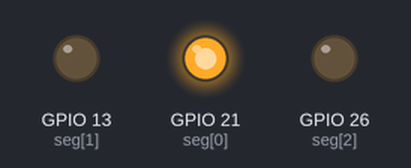
The program below on a simulated Raspberry Pi (BCM pin numbers). Shown: output pins drawn as LEDs (lit = HIGH). What the program prints to the terminal is not drawn.

Above: at 0.1 s.
At 1.1 s:
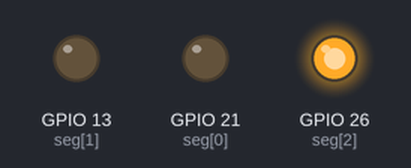
At 2.7 s:
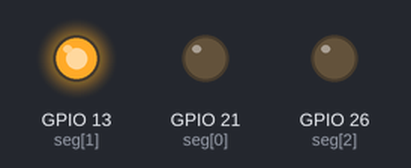
Timing chart, 0 to 3.0 s (numbered marks = the images above):
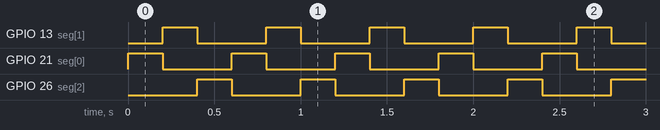

Measured:
- by itself, GPIO 13 (seg[1]), GPIO 21 (seg[0]), GPIO 26 (seg[2]): alternates HIGH for 0.20 s and LOW for 0.40 s
- by itself, everything shown: repeats every 0.60 s, in 3 steps

The program:

day_4.py
```python
#!/usr/bin/python

import RPi.GPIO as GPIO
import time

GPIO.setmode(GPIO.BCM)

seg=[21, 13, 26]
count = len(seg)

for s in range(count):
    GPIO.setup(seg[s], GPIO.OUT, initial=0)

print("STRG+C beendet das Programm")
try:
    while True:
        for i in range(count):
            GPIO.output(seg[i],1)
            time.sleep(0.2)
            GPIO.output(seg[i], 0)

except KeyboardInterrupt:
    GPIO.cleanup()
```
